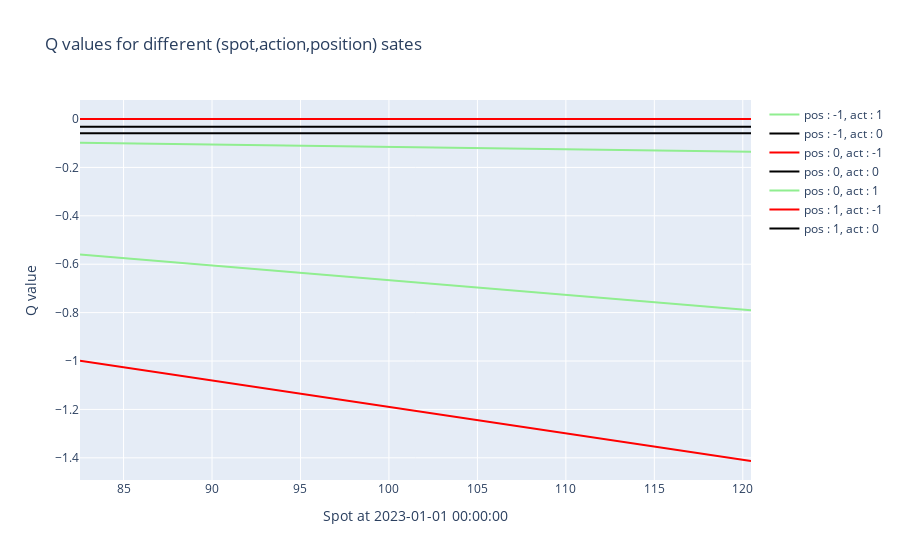

Notebook code for this chart:
### Markdown cell above
Visualize Q

### Code cell
qanalysis = qp.QAnalyzer(test,final_qvf)
qanalysis.plot_snapshot()
